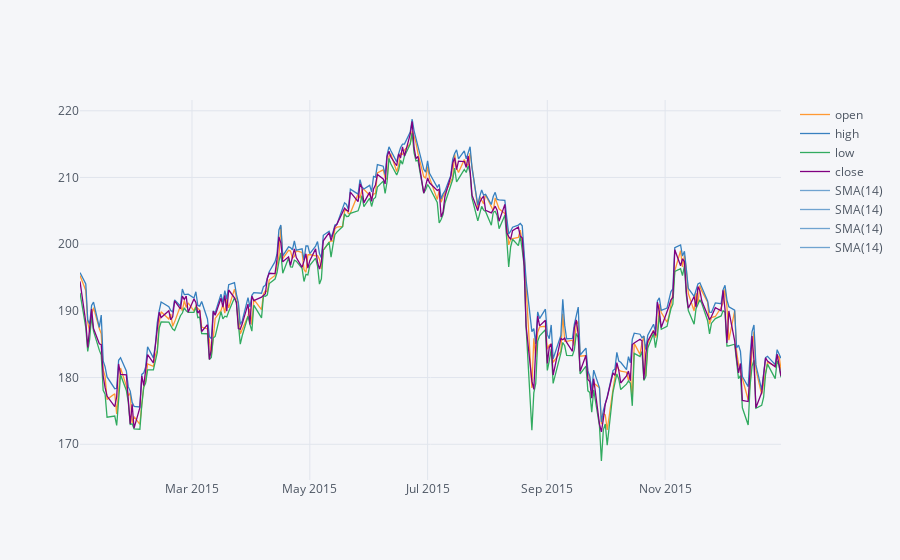

Write notebook code for a chart like this one.
### Markdown cell above
** Use .ta_plot(study='sma') to create a Simple Moving Averages plot of Morgan Stanley for the year 2015.**

### Code cell
bank_stocks['MS'][['open','high','low','close']]['2015-01-02':'2015-12-31'].ta_plot(study='sma')

### Figure 1 — Plotly figure (JSON) as saved in the notebook; plotly's stock layout.template omitted (floating-point values rounded to 4 significant figures; data arrays with more than 128 entries replaced by an {"elided": "..."} marker saying what was removed)
{"data": [{"line": {"color": "rgba(255, 153, 51, 1.0)", "dash": "solid", "shape": "linear", "width": 1.3}, "mode": "lines", "name": "open", "text": "", "type": "scatter", "x": {"elided": "252 str values"}, "y": {"elided": "252 float values"}}, {"line": {"color": "rgba(55, 128, 191, 1.0)", "dash": "solid", "shape": "linear", "width": 1.3}, "mode": "lines", "name": "high", "text": "", "type": "scatter", "x": {"elided": "252 str values"}, "y": {"elided": "252 float values"}}, {"line": {"color": "rgba(50, 171, 96, 1.0)", "dash": "solid", "shape": "linear", "width": 1.3}, "mode": "lines", "name": "low", "text": "", "type": "scatter", "x": {"elided": "252 str values"}, "y": {"elided": "252 float values"}}, {"line": {"color": "rgba(128, 0, 128, 1.0)", "dash": "solid", "shape": "linear", "width": 1.3}, "mode": "lines", "name": "close", "text": "", "type": "scatter", "x": {"elided": "252 str values"}, "y": {"elided": "252 float values"}}, {"line": {"color": "rgba(55, 128, 191, 0.7)", "dash": "solid", "shape": "linear", "width": 1.3}, "mode": "lines", "name": "SMA(14)", "text": "", "type": "scatter", "x": {"elided": "252 str values"}, "y": {"elided": "252x4 mixed values"}}, {"line": {"color": "rgba(55, 128, 191, 0.7)", "dash": "solid", "shape": "linear", "width": 1.3}, "mode": "lines", "name": "SMA(14)", "text": "", "type": "scatter", "x": {"elided": "252 str values"}, "y": {"elided": "252x4 mixed values"}}, {"line": {"color": "rgba(55, 128, 191, 0.7)", "dash": "solid", "shape": "linear", "width": 1.3}, "mode": "lines", "name": "SMA(14)", "text": "", "type": "scatter", "x": {"elided": "252 str values"}, "y": {"elided": "252x4 mixed values"}}, {"line": {"color": "rgba(55, 128, 191, 0.7)", "dash": "solid", "shape": "linear", "width": 1.3}, "mode": "lines", "name": "SMA(14)", "text": "", "type": "scatter", "x": {"elided": "252 str values"}, "y": {"elided": "252x4 mixed values"}}], "layout": {"legend": {"bgcolor": "#F5F6F9", "font": {"color": "#4D5663"}}, "paper_bgcolor": "#F5F6F9", "plot_bgcolor": "#F5F6F9", "title": {"font": {"color": "#4D5663"}}, "xaxis": {"gridcolor": "#E1E5ED", "showgrid": true, "tickfont": {"color": "#4D5663"}, "title": {"font": {"color": "#4D5663"}, "text": ""}, "zerolinecolor": "#E1E5ED"}, "yaxis": {"gridcolor": "#E1E5ED", "showgrid": true, "tickfont": {"color": "#4D5663"}, "title": {"font": {"color": "#4D5663"}, "text": ""}, "zerolinecolor": "#E1E5ED"}}}
